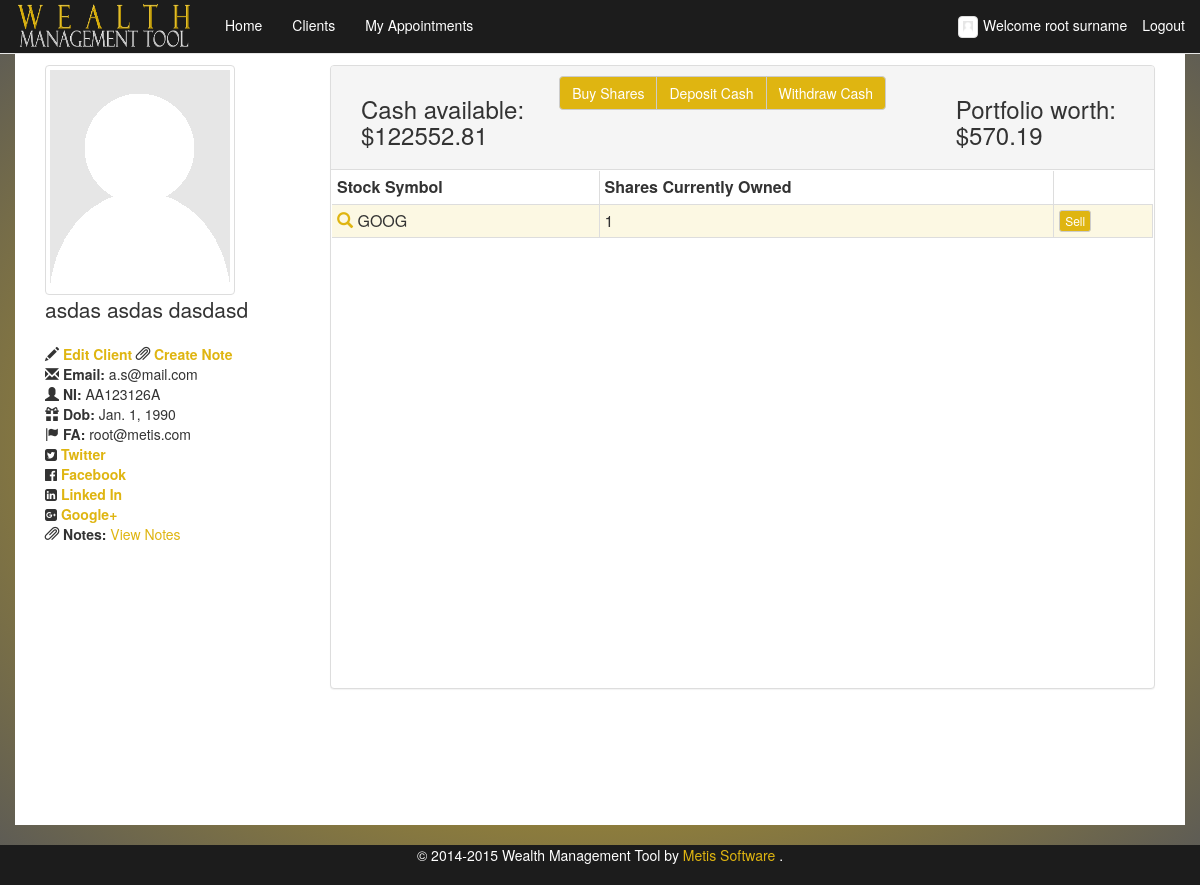
The app's page /client_details/?client=AA123126A (signed in) with its own data.
### wms/models.py (models this page shows, shortened)
class FA(AbstractBaseUser, PermissionsMixin):
    email = models.EmailField(max_length=64, unique=True)
    first_name = models.CharField(max_length=64, default="**DEFAULT**")
    middle_name = models.CharField(max_length=64, blank=True)
    surname = models.CharField(max_length=64, default="**DEFAULT**")
    image = models.ImageField(upload_to='fa_images', default='/media/person-placeholder.png')
    dob = models.DateField(default="1990-01-01")
    ni_regex = RegexValidator(regex=r'^(?!BG)(?!GB)(?!NK)(?!KN)(?!TN)(?!NT)(?!ZZ)(?:[A-CEGHJ-PR-TW-Z][A-CEGHJ-NPR-TW-Z])(?:\s*\d\s*){6}([A-D]|\s)$', message="Must be in the format: 'AA999999A', restrictions to characters apply'")
    ni_number = models.CharField(
        max_length=9, validators=[ni_regex], primary_key=True)
    is_staff=models.BooleanField(default=False)
    is_admin=models.BooleanField(default=False)
    is_active=models.BooleanField(default=True)
    USERNAME_FIELD = 'email'
    REQUIRED_FIELDS = ['first_name', 'surname', 'dob', 'ni_number', 'is_active']
    objects = FAUserManager()

class Client(models.Model):
    first_name = models.CharField(max_length=64)
    middle_name = models.CharField(max_length=64, blank=True)
    surname = models.CharField(max_length=64)
    image = models.ImageField(upload_to='client_images', default='/media/person-placeholder.png')
    dob = models.DateField(default="1990-01-01")
    ni_regex = RegexValidator(regex=r'^(?!BG)(?!GB)(?!NK)(?!KN)(?!TN)(?!NT)(?!ZZ)(?:[A-CEGHJ-PR-TW-Z][A-CEGHJ-NPR-TW-Z])(?:\s*\d\s*){6}([A-D]|\s)$', message="Must be in the format: 'AA999999A', restrictions to characters apply'")
    ni_number = models.CharField(max_length=9, validators=[ni_regex], primary_key=True)
    email = models.EmailField(max_length=64)
    phone_regex = RegexValidator(
        regex=r'^\+?1?\d{9,15}$',
        message="Not a valid phone number. Up to 9 digits allowed.")
    home_phone = models.CharField(
        max_length=11, validators=[phone_regex], blank=True
    )
    mob_phone = models.CharField(
        max_length=11, validators=[phone_regex], blank=True
    )
    cash = models.DecimalField(max_digits=20, decimal_places=2)
    fa = models.ForeignKey(FA, null=True, blank=True)
    twitter_username = models.CharField(validators=[RegexValidator(
                                                    regex="^(\w){1,15}$",
                                                    message="Not a valid username,please remove @ and max of 15 cahracters"
                                                    )],
                                        blank=True, max_length= 15)
    facebook_username = models.CharField(blank=True, null=True, max_length=15)
    linkedin_username = models.CharField(blank=True, null=True, max_length=15)
    googleplus_username = models.CharField(blank=True, null=True, max_length=15)

class Share(models.Model):
    owner = models.ForeignKey(Client)
    date = models.DateField(default="1990-01-01")
    amount = models.IntegerField()
    price = models.DecimalField(max_digits=20, decimal_places=2)
    stock = models.ForeignKey(Stock)
    buy = models.BooleanField(default=True)

class Stock(models.Model):
    symbol = models.CharField(primary_key=True, max_length=5)
    company = models.CharField(max_length=64)
    market = models.ForeignKey(Market)
    def __str__(self):
        return self.symbol

### wms/views.py (the view)
# urls.py: url(r'^client_details/', 'client_details', name='client_details'),
@login_required
def client_details(request):
    get_params = request.GET
    if(get_params.get('client') is None):
        return HttpResponseRedirect('/clients/')
    else:
        try:
            client = Client.objects.get(ni_number=get_params.get('client'))
            shares = Share.objects.filter(owner=get_params.get('client'))
            sorted_Shares = {}
            owned_shares = {}
            for share in shares:
                if sorted_Shares.get(share.stock.symbol) is None:
                     sorted_Shares[share.stock.symbol]=[share]
                     if share.buy == True:
                        owned_shares[share.stock.symbol] = share.amount
                     else:
                         owned_shares[share.stock.symbol] = -share.amount
                else:
                    sorted_Shares[share.stock.symbol]=sorted_Shares[share.stock.symbol]+[share]
                    if share.buy == True:
                        owned_shares[share.stock.symbol] += share.amount
                    else:
                        owned_shares[share.stock.symbol] -= share.amount
            if client.twitter_username=="":
                twitter = False
            else:
                twitter = True
            return render_to_response('wms/client_details.html',
                                      {'client_details': client,'shares': sorted_Shares,'owned_shares':owned_shares,'twitter':twitter}, context_instance=RequestContext(request))
        except ObjectDoesNotExist:
            return render_to_response('wms/client_details.html',{}, context_instance=RequestContext)

### wms/templatetags/custom_filters.py (called while the page is built)
@register.filter
def get_item(dictionary, key):
    return dictionary.get(key)

### wms/templates/wms/client_details.html (shortened to what this page needs)
{% extends "wms/base_boot.html" %}
{% load staticfiles %}
{% load custom_filters %}
{% block content %}
{% if client_details %}
    <div class="container">
        <div class="col-md-3 col-sm-3">
            <img class="img-responsive img-thumbnail" src="{{ client_details.image.url }}" alt="Person Placeholder">
            <p class="lead">{{client_details.first_name}} {{client_details.middle_name}} {{client_details.surname}}</p>
            <ul class="list-unstyled">
                <li>
                    <span class="glyphicon glyphicon-pencil"></span> <strong><a href="{% url "edit_client" client_details.ni_number %}">Edit Client </a></strong>
                    <span class="glyphicon glyphicon-paperclip"></span> <strong><a href="{% url "create_note" client_details.ni_number %}">Create Note </a></strong>
                </li>
                <li>
                    <span class="glyphicon glyphicon-envelope"> </span> <strong>Email:</strong> {{ client_details.email}}
                </li>
                <li>
                    <span class="glyphicon glyphicon-user"></span> <strong data-toggle="tooltip" data-placement="right" title="National Insurance Number">NI:</strong> {{client_details.ni_number}}
                </li>
                <li>
                    <span class="glyphicon glyphicon-gift"></span> <strong data-toggle="tooltip" data-placement="right" title="Date of Birth">Dob:</strong> {{client_details.dob}}
                </li>
                <li>
                    <span class="glyphicon glyphicon-flag" ></span> <strong data-toggle="tooltip" data-placement="right" title="Financial Adviser">FA:</strong> {{client_details.fa}}
                </li>
                {% if client_details.twitter_username %}
                <li>
                    <span class="fa fa-twitter-square" ></span> <a href="https://twitter.com/{{client_details.twitter_username}}"><strong > Twitter</strong></a>
                </li>
                {% endif %}
                {% if client_details.facebook_username %}
                    <li>
                        <span class="fa fa-facebook-official" ></span> <a href="https://www.facebook.com/{{client_details.facebook_username}}"><strong > Facebook</strong></a>
                    </li>
                {% endif %}
                {% if client_details.linkedin_username %}
                        <li>
                            <span class="fa fa-linkedin-square" ></span> <a href="https://www.linkedin.com/in/{{client_details.linkedin_username}}"><strong > Linked In</strong></a>
                        </li>
                {% endif %}
                {% if client_details.googleplus_username %}
                        <li>
                            <span class="fa fa-google-plus-square" ></span> <a href="https://plus.google.com/u/0/{{client_details.googleplus_username}}"><strong > Google+</strong></a>
                        </li>
                {% endif %}
                <li>
                    <span class="glyphicon glyphicon-paperclip" ></span> <strong>Notes:</strong>
		    <a href="/view_note/{{client_details.ni_number}}">View Notes</a>
                </li>
        </ul>
    </div>
        <div class = "col-md-9 col-sm-9">
            <div class="container-fluid panel panel-default" id="users" >
                <div class="row panel-heading">
                    <h3 class="col-md-3 col-xs-3">Cash available: $<span class="client_cash_available">{{ client_details.cash }}</span></h3>
                    <div class="btn-group col-md-6 col-xs-6" style="margin-bottom:1%;">
                        <button type="button" class="btn btn-default" data-toggle="modal" data-target="#StockModal">Buy Shares</button>
                        <button type="button" class="btn btn-default" data-toggle="modal" data-target="#DepositModal">Deposit Cash</button>
                        <button type="button" class="btn btn-default" data-toggle="modal" data-target="#WithdrawModal">Withdraw Cash</button>
                     </div>
                    <h3 class="col-md-3 col-xs-3">Portfolio worth: $<span class="portfolio_worth"></span> </h3>
                </div>
                <div class="panel-body row table-responsive" style="height: 70%; padding: 1px 1px 1px 1px;">
                    <table class="table table-bordered table-condensed table-hover col-md-12" style="background-color: #ffffff; margin-bottom: 0; ">
                        <thead>
                            <th>Stock Symbol</th>
                            <th>Shares Currently Owned</th>
                            <th></th>
                        </thead>
                        <tbody id="clients_stock_tbody">
                                {% for key,stock in shares.items %}
                                <tr class="warning">
                                    <td class="sort accordion-toggle"  data-toggle="collapse" data-target="#{{ key }}div" class=""><a id='{{ key }}a' data-toggle="modal" data-target="#StockModal" data-symbol="{{ key }}" ><span class="glyphicon glyphicon-search"></span></a> {{ key }}</td>
                                    <td class="accordion-toggle" data-toggle="collapse" data-target="#{{ key }}td" >{{ owned_shares|get_item:key }}</td>
                                    <td ><button class="btn btn-default btn-xs" data-toggle="modal" data-target="#SellStockModal" data-symbol="{{ key }}">Sell</button> </td>
                                </tr>
                                {% endfor %}
                            </tbody>
                            </table>
                </div>
            </div>
        </div>
    </div>
    </div>
    {% else %}
        <p>No client data</p>
    {% endif %}
{%  endblock %}

### wms/templates/wms/base_boot.html (shortened to what this page needs)
{% load staticfiles %}
<html>
<head>
<link rel="stylesheet" type="text/css" href="{% static 'wms/css/style-bootstrap.css' %}" />
<link href="{% static "wms/css/bootstrap.css" %}" rel="stylesheet">
<link href="{% static "wms/css/magnific-popup.css" %}" rel="stylesheet" type="text/css">
<link rel="stylesheet" type="text/css" href="{% static "wms/css/jquery.fancybox.css" %}" media="screen" />
<link href="{% static "wms/css/bootstrap-sticky-footer.css" %}" rel="stylesheet">
<link rel="stylesheet" href="//maxcdn.bootstrapcdn.com/font-awesome/4.3.0/css/font-awesome.min.css">
</head>
<body>
<nav class="navbar navbar-default navbar-fixed-top" id="home">
	<div class="container-fluid">
		<div class="navbar-header">
			<a href="/" class="navbar-brand">
				<img src="{% static "wms/images/logo.png" %}" alt="Wealth Management Tool" height="54" width="180" style="margin-top: -15px;" /></a>
		</div>
		<div id="navbar" class="navbar-collapse collapse">
			<ul class="nav navbar-nav">
				<li><a id="home" href="/">Home</a></li>
				<li><a id="clients" href="/clients/">Clients</a></li>
				<li><a id="appointments" href="/appointments/">My Appointments</a></li>
			</ul>
			<ul class="nav navbar-nav navbar-right">
				{% if user.is_authenticated %}
				<li class="text-center" style="padding-top: 15px;padding-bottom: 15px;"><img src="{{ user.image.url }}" class="img-responsive img-thumbnail" style="max-width: 20px; margin-right:5px;"/>Welcome  {{ user.first_name }} {{ user.surname }}</li>
				<li ><a href="/logout">Logout</a>
				</li>
				{% endif %}
			</ul>
		</div>
	</div>
</nav>
<div class="container" style="overflow-x: hidden">
	{% block content %}
	{% endblock %}
<footer class="footer">
		<p class="text-center" style="color:#FFFFFF;">© 2014-2015 Wealth Management Tool by  <a style="color:#dfb511;"href="http://www.metissoftware.co.uk" target="_blank"> Metis Software </a>.</p>
</footer>
</body>
</html>

### records on screen
FA: image (placeholder picture), first_name "root", surname "surname"
Client: image (placeholder picture), first_name "asdas", middle_name "asdas", surname "dasdasd", email "a.s@mail.com", ni_number "AA123126A", dob "Jan. 1, 1990", fa "root@metis.com", cash "122552.81"
Share: symbol "GOOG"
Stock: symbol "1"
